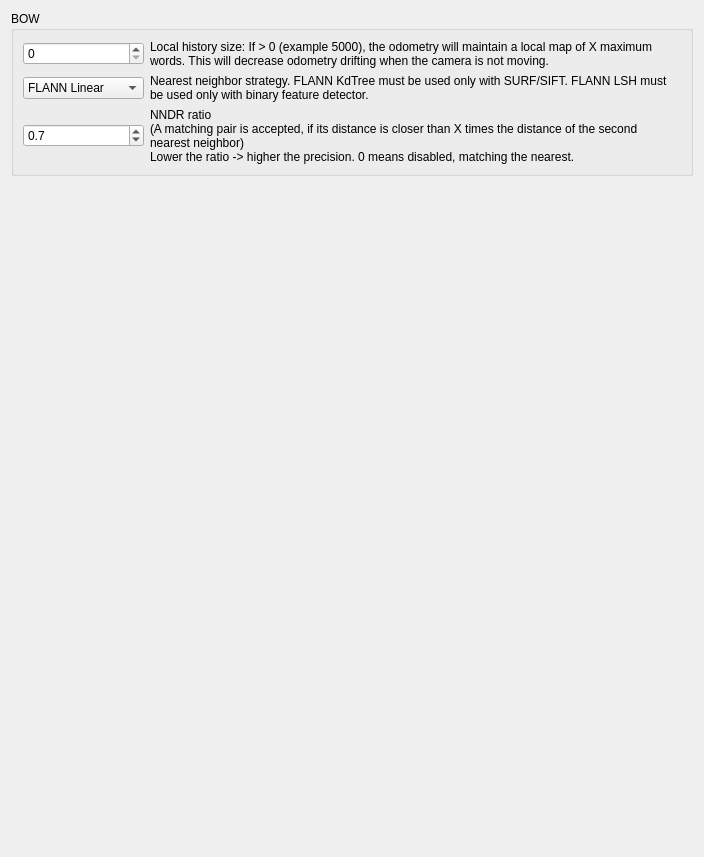
               <widget class="QWidget" name="page_26">
                <layout class="QVBoxLayout" name="verticalLayout_54">
                 <item>
                  <widget class="QGroupBox" name="groupBox_odometryBOW2">
                   <property name="title">
                    <string>BOW</string>
                   </property>
                   <layout class="QGridLayout" name="gridLayout_29" columnstretch="0,1">
                    <item row="0" column="0">
                     <widget class="QSpinBox" name="odom_localHistory">
                      <property name="minimum">
                       <number>0</number>
                      </property>
                      <property name="maximum">
                       <number>999999</number>
                      </property>
                      <property name="singleStep">
                       <number>1</number>
                      </property>
                      <property name="value">
                       <number>0</number>
                      </property>
                     </widget>
                    </item>
                    <item row="0" column="1">
                     <widget class="QLabel" name="label_190">
                      <property name="text">
                       <string>Local history size: If &gt; 0 (example 5000), the odometry will maintain a local map of X maximum words. This will decrease odometry drifting when the camera is not moving.</string>
                      </property>
                      <property name="wordWrap">
                       <bool>true</bool>
                      </property>
                     </widget>
                    </item>
                    <item row="1" column="0">
                     <widget class="QComboBox" name="odom_bin_nn">
                      <property name="sizeAdjustPolicy">
                       <enum>QComboBox::AdjustToContents</enum>
                      </property>
                      <item>
                       <property name="text">
                        <string>FLANN Linear</string>
                       </property>
                      </item>
                      <item>
                       <property name="text">
                        <string>FLANN KdTree</string>
                       </property>
                      </item>
                      <item>
                       <property name="text">
                        <string>FLANN LSH</string>
                       </property>
                      </item>
                      <item>
                       <property name="text">
                        <string>Brute Force</string>
                       </property>
                      </item>
                      <item>
                       <property name="text">
                        <string>Brute Force GPU</string>
                       </property>
                      </item>
                     </widget>
                    </item>
                    <item row="1" column="1">
                     <widget class="QLabel" name="label_201">
                      <property name="text">
                       <string>Nearest neighbor strategy. FLANN KdTree must be used only with SURF/SIFT. FLANN LSH must be used only with binary feature detector.</string>
                      </property>
                      <property name="wordWrap">
                       <bool>true</bool>
                      </property>
                     </widget>
                    </item>
                    <item row="2" column="0">
                     <widget class="QDoubleSpinBox" name="odom_bin_nndrRatio">
                      <property name="decimals">
                       <number>1</number>
                      </property>
                      <property name="minimum">
                       <double>0.100000000000000</double>
                      </property>
                      <property name="maximum">
                       <double>1.000000000000000</double>
                      </property>
                      <property name="singleStep">
                       <double>0.100000000000000</double>
                      </property>
                      <property name="value">
                       <double>0.700000000000000</double>
                      </property>
                     </widget>
                    </item>
                    <item row="2" column="1">
                     <widget class="QLabel" name="label_202">
                      <property name="text">
                       <string>NNDR ratio
(A matching pair is accepted, if its distance is closer than X times the distance of the second nearest neighbor)
Lower the ratio -&gt; higher the precision. 0 means disabled, matching the nearest.</string>
                      </property>
                      <property name="wordWrap">
                       <bool>true</bool>
                      </property>
                     </widget>
                    </item>
                   </layout>
                  </widget>
                 </item>
                 <item>
                  <spacer name="verticalSpacer_27">
                   <property name="orientation">
                    <enum>Qt::Vertical</enum>
                   </property>
                   <property name="sizeHint" stdset="0">
                    <size>
                     <width>20</width>
                     <height>670</height>
                    </size>
                   </property>
                  </spacer>
                 </item>
                </layout>
               </widget>
